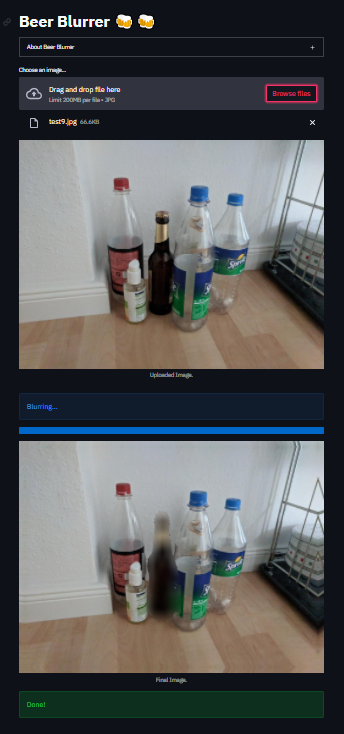
#> input picture StreamLit.png, 344 x 734 px, given in place of lenna.jfif, which was not available
$ jupyter execute --allow-errors A1.ipynb   (text cells are left out)
#> lines starting #> are read from the running program, lines starting #| are printed output that depends on the picture; after the words box and inside, x2 and y2 are one past the last pixel; in counts of white or black regions, pixels touching at a corner belong together; pictures that were not available may be replaced by others from this repository, and a replacement may not be noted
[cell 1]
def sum_matrix(M):
    s = 0
    for i in M:
        s += sum(i)
    return s


def max_matrix(M):
    m1 = M[0][0]
    for i in M:
        m2 = max(i)
        m1 = max(m1, m2)
    return m1


def mean_matrix(M, m):
    return sum_matrix(M)/(m * m)


def median_matrix(M, m):
#> called with m = 5
    ls = []
    for i in range(m):
        for j in range(m):
            ls.append(M[i][j])
    ls.sort()
    m *= m
    if m % 2 == 1:
        m += 1
    return ls[int(m/2)]


def mode_matrix(M, m):
#> called with m = 5
    ls = []
    for i in range(m):
        for j in range(m):
            ls.append(M[i][j])
    ls.sort()

    i = 0
    L = []
    while i < len(ls) :
        L.append(ls.count(ls[i]))
        i += 1
    D1 = dict(zip(ls, L))
    D2 = {k for (k,v) in D1.items() if v == max(L) }
    return D1, D2


def variance_matrix(M, m):
#> called with m = 5
    mean = mean_matrix(M, m)
    var = 0
    for i in range(m):
        for j in range(m):
            var += ((M[i][j] - mean) * (M[i][j] - mean))

    return var/(m * m)

[cell 2]
m = 5
matrix = [[5,4,3,2,1],[15,14,13,12,1],[21,20,19,18,17],[1,2,3,4,5],[10,9,8,7,6]]
matrix_sum = sum_matrix(matrix)
matrix_max = max_matrix(matrix)
matrix_mean = mean_matrix(matrix, m)
matrix_median = median_matrix(matrix, m)
matrix_freq, matrix_mode = mode_matrix(matrix, m)
matrix_varaince = variance_matrix(matrix, m)

print('Sum :', matrix_sum)
print('Max :', matrix_max)
print('Mean :', matrix_mean)
print('Median :', matrix_median)
print('Mode :', matrix_mode)
print(f'Variance :{matrix_varaince:.4f}')
print('Frequency :', matrix_freq)

[cell 3]
import random

m = int(input('Enter size :'))
#> the answer given: 100
matrix = []

for i in range(m):
    flag = []
    for i in range(m):
        n = random.randint(0, 10)
        flag.append(n)
    matrix.append(flag)

matrix_sum = sum_matrix(matrix)
matrix_max = max_matrix(matrix)
matrix_mean = mean_matrix(matrix, m)
matrix_median = median_matrix(matrix, m)
matrix_freq, matrix_mode = mode_matrix(matrix, m)
matrix_varaince = variance_matrix(matrix, m)

print('Matrix :', matrix)
print('Sum :', matrix_sum)
print('Max :', matrix_max)
print('Mean :', matrix_mean)
print('Median :', matrix_median)
print('Mode :', matrix_mode)
print(f'Variance :{matrix_varaince:.4f}')
print('Frequency :', matrix_freq)

[cell 4]
import cv2 as cv
import matplotlib.pyplot as plt
import numpy as np
from jupyterthemes import jtplot
jtplot.style()

def ploter(img):

    plt.figure(figsize = (40,4))
    plt.imshow(img, cmap = 'gray')
    plt.axis('off')

[cell 5]
def salt_and_pepper(img, n, perc = 7.5):

    avg = np.zeros(img.shape)
    amount = int(perc * img.size / 100)

    for i in range(n):
        dummy = img.copy()
        x_salt, y_salt = [np.random.randint(0, i - 1, amount)
                  for i in img.shape]
        dummy[(x_salt,y_salt)] = 255

        x_pepper, y_pepper = [np.random.randint(0, i - 1, amount)
                  for i in img.shape]
        dummy[(x_pepper,y_pepper)] = 0

        avg += dummy
    avg = avg // n
    avg = np.clip(avg, 0, 255)
    return avg


def gaussian(img, n):

    mean = 50
    var = 300
    sigma = var ** 0.5
    avg = np.zeros(img.shape)

    for i in range(n):
        gauss = np.random.normal(mean,sigma,(h,w))
        avg = avg + img + gauss

    avg = avg // n
    avg = np.clip(avg, 0, 255)
    return avg


def speckle(img, n):

    avg = np.zeros(img.shape)

    for i in range(n):
        speckle = np.random.randn(h, w) * 20
        avg = avg + img + speckle

    avg = avg // n
    avg = np.clip(avg, 0, 255)
    return avg

[cell 6]
orig = cv.imread('lenna.jfif')
#> orig is the input picture: shape (734, 344, 3); mean B, G, R 89.4, 89, 87.5
b, g, r = cv.split(orig)
gray = (0.3 * r) + (0.59 * g) + (0.11 * b)
h, w = gray.shape
#> h = 734; w = 344

gaussianed = gray.copy()
salted_peppered = gray.copy()
speckled = gray.copy()

for s in [5,10,15,20,25,30]:
    gaussianed = np.concatenate((gaussianed, gaussian(gray, s)), axis=1)
    salted_peppered = np.concatenate((salted_peppered, salt_and_pepper(gray, s)), axis=1)
    speckled = np.concatenate((speckled, speckle(gray, s)), axis=1)
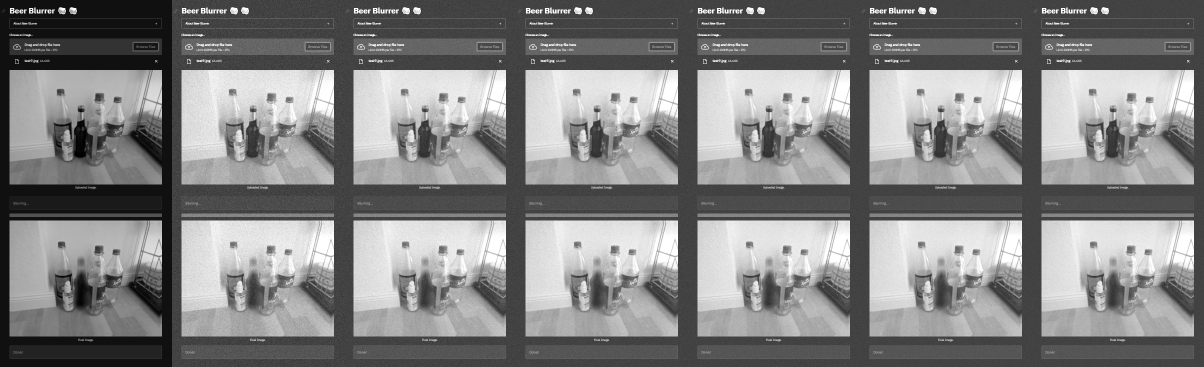
#> gaussianed: shape (734, 2408) float64 (shown at 1/2 size); min 0, max 255, mean 130.8
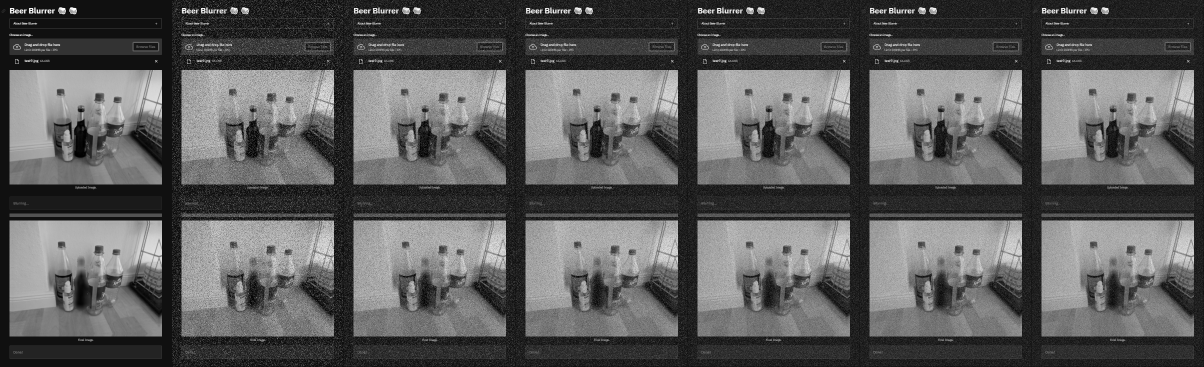
#> salted_peppered: shape (734, 2408) float64 (shown at 1/2 size); min 0, max 255, mean 92.2

[cell 7]
ploter(gaussianed)

[cell 8]
ploter(salted_peppered)

[cell 9]
ploter(speckled)

[cell 10]
orig = cv.imread('lenna.jfif', 0)
#> orig: shape (734, 344); min 0, max 255, mean 88
h, w = orig.shape
print(orig.shape)
ploter(orig)

[cell 11]
def bilinear_double(orig):
    n = 2
    scaled = np.ones(((n * h) + 1, (n * w) + 1)) * -1

    for row in range(h):
        for col in range(w):
            scaled[n * row][n * col] = orig[row][col]
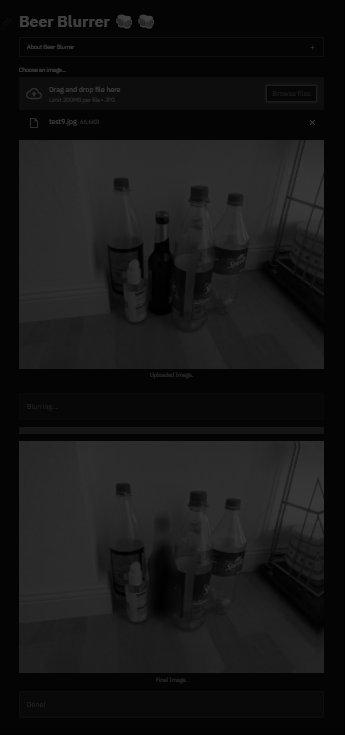
#> scaled: shape (1469, 689) float64 (shown at 1/2 size); min -1, max 255, mean 21.2; drawn with min black and max white

    scaled[:, -1] = scaled[:, -(n + 1)]
#> scaled: shape (1469, 689) float64; 0.07% of pixels changed, all inside (x1, y1, x2, y2) = (688, 0, 689, 1467)
    scaled[-1, :] = scaled[-(n + 1), :]
#> scaled: shape (1469, 689) float64; min -1, max 255, mean 21.2

    for row in range(n * h):
        for col in range(n * w):

            if scaled[row][col] == -1 :
                row_q = row // n
                col_q = col // n

                row_top = row_q * n
                row_bot = row_top + n

                col_lft = col_q * n
                col_rgt = col_lft + n

                try:
                    row1_res = ((scaled[row_top][col_lft] * (col_rgt - col)) + (scaled[row_top][col_rgt] * (col - col_lft))) / n
                    row2_res =  ((scaled[row_bot][col_lft] * (col_rgt - col)) + (scaled[row_bot][col_rgt] * (col - col_lft))) / n
                    scaled[row][col] = ((row1_res * (row_bot - row)) + (row2_res * (row - row_top))) / n

                except:
                    pass

    scaled = scaled[:-1, :-1]
#> scaled: shape (1468, 688) float64
    return scaled

def bilinear_half(orig):

    descaled = np.zeros((h // 2, w // 2))

    for row in range(h):
        for col in range(w):
            try:
                descaled[row//2][col//2] = (orig[row][col] + orig[row + 1][col] + orig[row][col + 1] + orig[row + 1][col+ 1]) //4
            except:
                pass
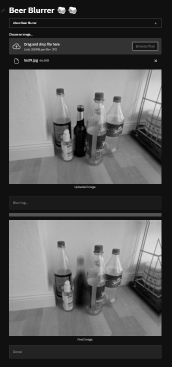
#> descaled: shape (367, 172) float64; min 0, max 255, mean 87.8
    return descaled

[cell 12]
twice_manual = bilinear_double(orig)
twice_auto = cv.resize(orig, None, fx = 2, fy = 2, interpolation = cv.INTER_LINEAR)
print('Shape of the image is', twice_manual.shape)
ploter(twice_manual)

[cell 13]
ploter(twice_auto - twice_manual)

[cell 14]
half_manual = bilinear_half(orig.astype(int))
half_auto = cv.resize(orig, None, fx = .5, fy = .5, interpolation = cv.INTER_LINEAR)
print('Shape of the image is', half_manual.shape)
ploter(half_manual)

[cell 15]
ploter(half_auto - half_manual)

[cell 16]
orig = cv.imread('LTP.jpg', 0)
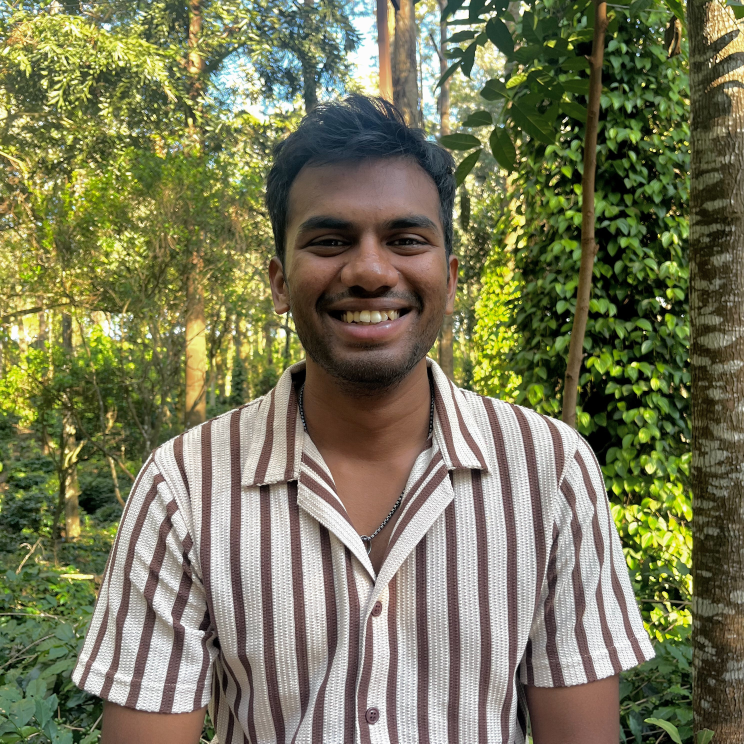
#> input picture Siddarth.jpg, 2976 x 2974 px, given in place of LTP.jpg, which was not available (shown at 1/4 size)
#> orig: shape (2974, 2976); min 0, max 255, mean 116.5
orig = cv.resize(orig, None, fx = .25, fy = .25, interpolation = cv.INTER_LINEAR)
#> orig: shape (744, 744)
h, w = orig.shape
#> h = 744; w = 744
dummy = orig.copy()
dummy[0 : h, w//2 : (w//2 + 4)] = 0
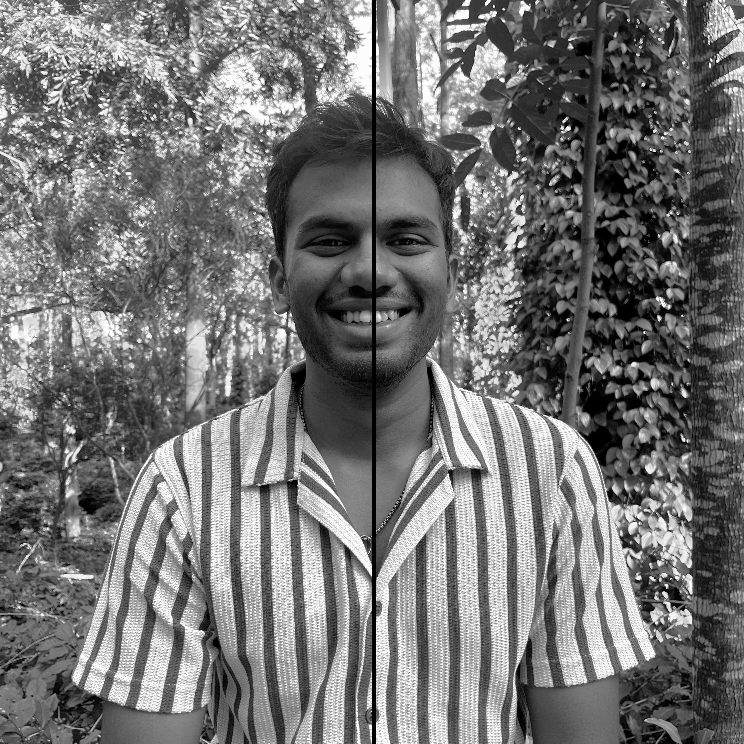
#> dummy: shape (744, 744); min 0, max 255, mean 116

ploter(dummy)

[cell 17]
def rotate(img, angle):

#> called with angle = -0.0698
    m1 = np.array([[np.cos(angle), -1 * np.sin(angle)], [np.sin(angle), np.cos(angle)]])
    m2 = np.linalg.inv(m1)
    h, w = img.shape
#> h = 744; w = 744
    rotated = np.ones((h, w)) * -1

    for row in range(h):
        for col in range(w):
            x, y = np.dot(m1, np.array([col, row]))
            x = int(np.round(x))
            y = int(np.round(y))

            if x >= 0 and y >= 0 and x < w and y < h :
                rotated[y][x] = img[row][col]

    for row in range(h):
        for col in range(w):
            if rotated[row][col] == -1 :
                x, y = np.dot(m2, np.array([col, row]))
                if x >= 0 and y >= 0 and x < w - 1 and y < h - 1 :
                    ltx, lty = np.array([int(np.floor(x)), int(np.floor(y))])
                    rtx, rty = np.array([int(np.floor(x)), int(np.ceil(y))])
                    lbx, lby = np.array([int(np.ceil(x)), int(np.floor(y))])
                    rbx, rby = np.array([int(np.ceil(x)), int(np.ceil(y))])
                    try:
                        rotated[row][col] = ((img[ltx, lty] * (rbx - x) * (rby - y)) + (img[rtx, rty] * (x - lbx) * (lby - y))
                                          + (img[lbx, lby] * (rtx - x) * (y - rty)) + (img[rbx, rby] * (x - ltx) * (y - lty)))
                    except:
                        pass
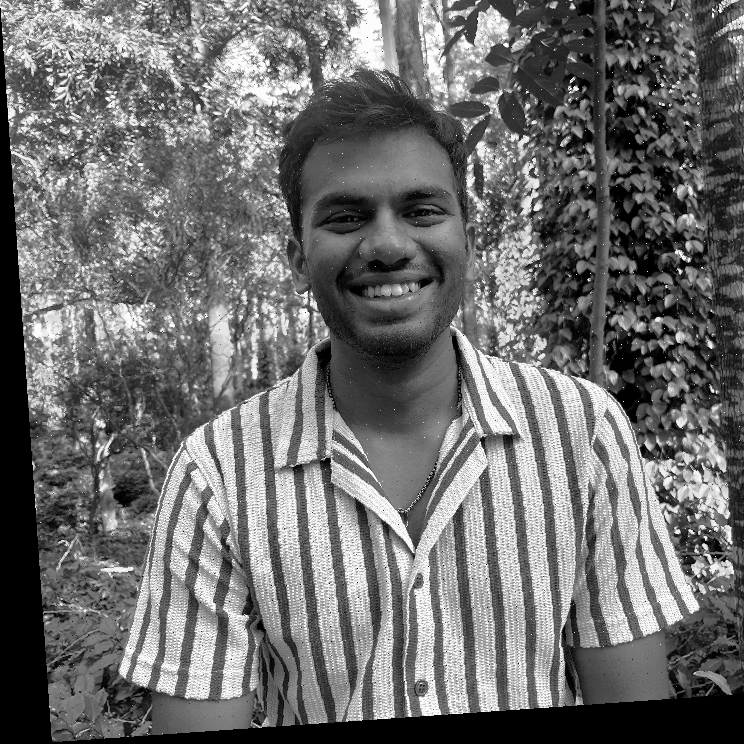
#> rotated: shape (744, 744) float64; min -1, max 255, mean 110.1; drawn with min black and max white
    return rotated

[cell 18]
deg = -4
rtd = rotate(orig, (deg * np.pi) / 180)
rtd[0 : h, w//2 : (w//2 + 4)] = 0
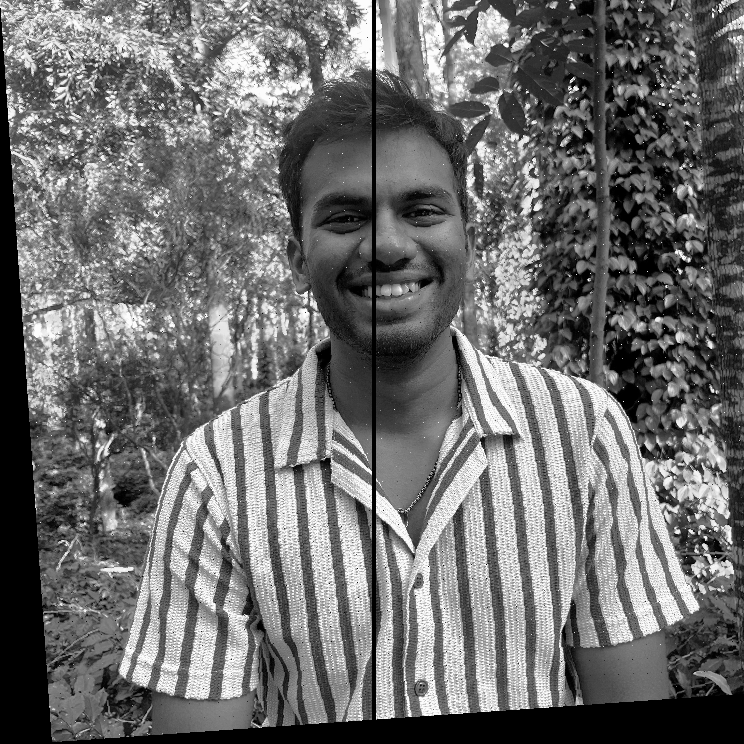
#> rtd: shape (744, 744) float64; 0.54% of pixels changed, all inside (x1, y1, x2, y2) = (372, 0, 376, 744); drawn with min black and max white
ploter(rtd)

[cell 19]
img = cv.imread('pout-dark.jpg', 0)
ploter(img)

[cell 20]
hist,bins = np.histogram(img.ravel(),256,[0,256])
#> hist = 256 values, max 75276 at index 255, min 12839 at index 11, mean 34572.8; bins = 257 values from 0 to 256

cdf = np.zeros(len(hist))
#> cdf = 256 values from 0 to 0
cdf[0] = hist[0]

for i in range(1,len(hist)):
    cdf[i] = cdf[i - 1] + hist[i]
#> after the loop, cdf = 256 values from 57245 to 8850624

hv = ((cdf - min(cdf)) * 255) // (img.size - min(cdf))
#> hv = 256 values from 0 to 255

[cell 21]
equ = img.copy()

for row in range(img.shape[0]):
        for col in range(img.shape[1]):
            equ[row][col] = hv[equ[row][col]]
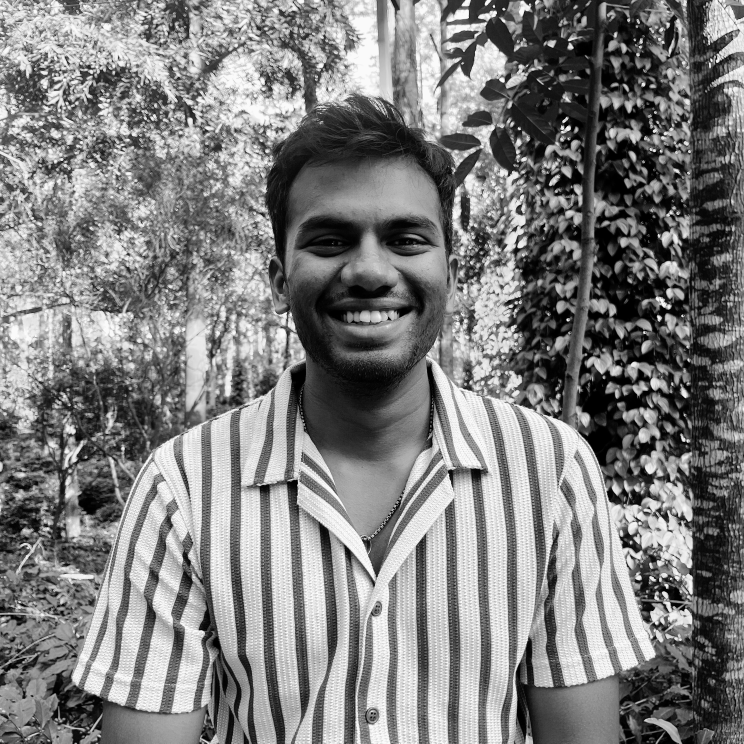
#> equ: shape (2974, 2976) (shown at 1/4 size); min 0, max 255, mean 126.8

hist2,bins = np.histogram(equ.ravel(),256,[0,256])
#> hist2 = 256 values, max 81235 at index 0, min 0 at index 29, mean 34572.8

[cell 22]
plt.plot(hist2)
plt.plot(hist)
plt.legend(['Equalized', 'Pout-Dark'])
plt.show()
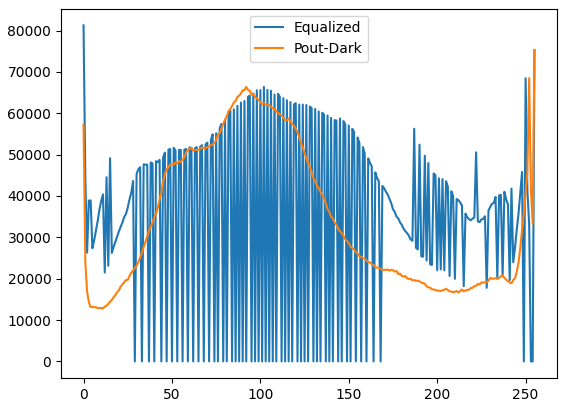
#> figure drawn by matplotlib, 1 panel; curve peaks at x = 0, y = 81235; curve peaks at x = 255, y = 75276

[cell 23]
ploter(equ)

[cell 24]
dark = cv.imread('pout-dark.jpg', 0)
bright = cv.imread('pout-bright.jpg', 0)

[cell 25]
hist_d,bins = np.histogram(dark.ravel(),256,[0,256])
#> hist_d has the same summary as hist

cdf_d = np.zeros(len(hist_d))
#> cdf_d = 256 values from 0 to 0
cdf_d[0] = hist_d[0]

for i in range(1,len(hist_d)):
    cdf_d[i] = cdf_d[i - 1] + hist_d[i]
#> after the loop, cdf_d = 256 values from 57245 to 8850624

hv_d = ((cdf_d - min(cdf_d)) * 255) // (dark.size - min(cdf_d))
#> hv_d = 256 values from 0 to 255

#> (a cell that did not finish here is left out)

[cell 27]
op = dark.copy()
i = 0
pix = np.zeros(len(hv_d))
#> pix = 256 values from 0 to 0

#> (the rest of this cell did not finish here and is left out)
